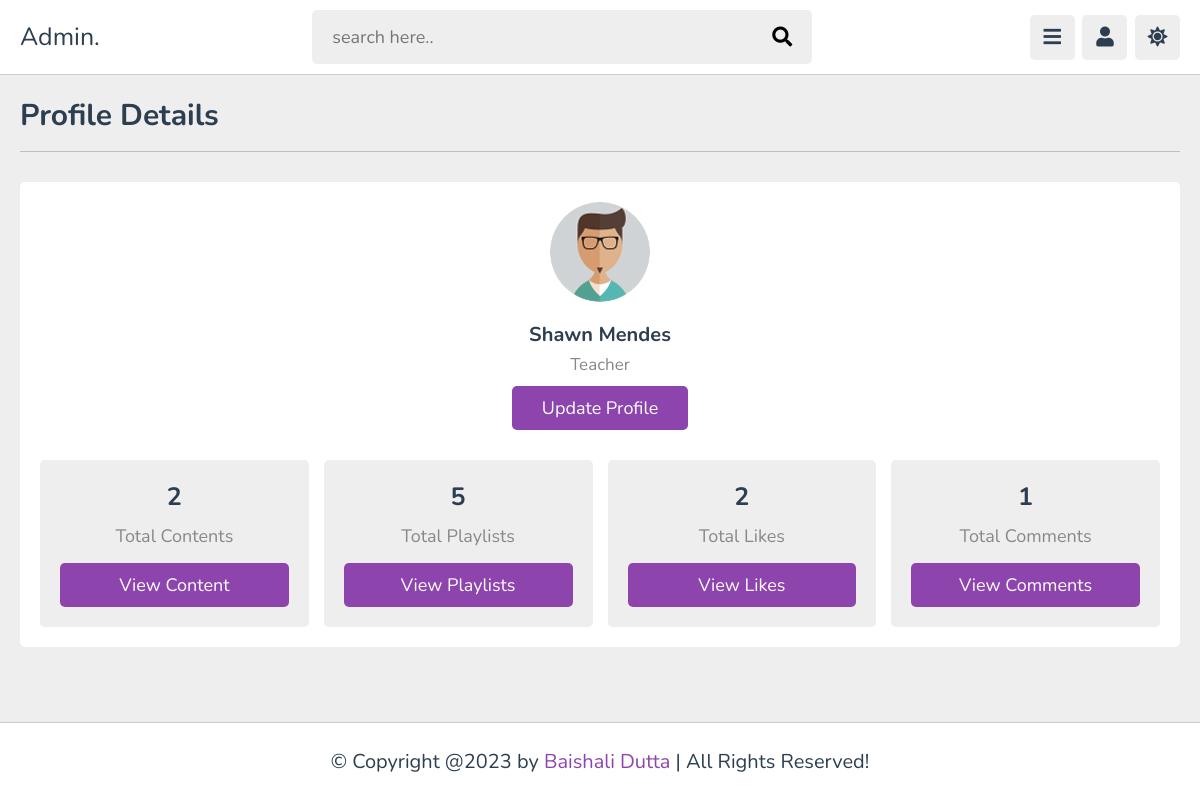
/admin/profile.php (signed in), run on the app's committed database.
### tables this page shows
CREATE TABLE `tutors` (
  `id` varchar(20) NOT NULL,
  `name` varchar(50) NOT NULL,
  `profession` varchar(50) NOT NULL,
  `email` varchar(50) NOT NULL,
  `password` varchar(50) NOT NULL,
  `image` varchar(100) NOT NULL
);

### admin/profile.php (the view, shortened to what this page needs)
<?php
include '../components/connect.php';
if(isset($_COOKIE['tutor_id'])){
    $tutor_id = $_COOKIE['tutor_id'];
}else{
    $tutor_id = '';
    header('location:login.php');
}
$count_content = $conn->prepare("SELECT * FROM `content` WHERE tutor_id= ?");
$count_content->execute([$tutor_id]);
$total_contents = $count_content->rowCount();
$count_playlist = $conn->prepare("SELECT * FROM `playlists` WHERE tutor_id= ?");
$count_playlist->execute([$tutor_id]);
$total_playlists = $count_playlist->rowCount();
$count_like = $conn->prepare("SELECT * FROM `likes` WHERE tutor_id= ?");
$count_like->execute([$tutor_id]);
$total_likes = $count_like->rowCount();
$count_comment = $conn->prepare("SELECT * FROM `comments` WHERE tutor_id= ?");
$count_comment->execute([$tutor_id]);
$total_comments = $count_comment->rowCount();
?>
<!DOCTYPE html>
<html lang="en">
<head>
    <link rel="stylesheet" href="https://cdnjs.cloudflare.com/ajax/libs/font-awesome/5.15.4/css/all.min.css" />
    <link rel="stylesheet" href="../css/admin.css">
</head>
<body>
    <?php include '../components/admin_header.php'; ?>
    <section class="profile">
        <h1 class="heading">Profile Details</h1>
        <div class="details">
            <div class="tutor">
                <img src="../uploaded_files/<?= $fetch_profile['image']; ?>" alt="">
                <h3><?= $fetch_profile['name']; ?></h3>
                <span><?= $fetch_profile['profession']; ?></span>
                <a href="update.php" class="inline-btn">Update Profile</a>
            </div>
            <div class="box-container">
                <div class="box">
                    <h3><?= $total_contents ?></h3>
                    <p>Total Contents</p>
                    <a href="contents.php" class="btn">View Content</a>
                </div>
                <div class="box">
                    <h3><?= $total_playlists ?></h3>
                    <p>Total Playlists</p>
                    <a href="playlists.php" class="btn">View Playlists</a>
                </div>
                <div class="box">
                    <h3><?= $total_likes ?></h3>
                    <p>Total Likes</p>
                    <a href="contents.php" class="btn">View likes</a>
                </div>
                <div class="box">
                    <h3><?= $total_comments ?></h3>
                    <p>Total Comments</p>
                    <a href="comments.php" class="btn">View Comments</a>
                </div>
            </div>
        </div>
    </section>
    <?php include '../components/footer.php'; ?>
</body>
</html>

### css/admin.css (style rules this page uses)
:root { --main-color: #8e44ad; --red: #c0392b; --orange: #f39c12; --white: #fff; --black: #2c3e50; --light-color: #888; --light-bg: #eee; --border:.1rem solid rgba(0,0,0,.2); }
* { font-family: 'Nunito', sans-serif; margin: 0; padding: 0; box-sizing: border-box; outline: none; border: none; text-decoration: none; }
html { font-size: 62.5%; overflow-x: hidden; }
body { padding-bottom: 9rem; background-color: var(--light-bg); padding-left: 30rem; }
section { padding: 2rem; margin: 0 auto; max-width: 1200px; }
.heading { font-size: 3rem; color: var(--black); text-transform: capitalize; padding-bottom: 1.5rem; margin-bottom: 3rem; border-bottom: var(--border); }
.btn, .inline-btn, .option-btn, .delete-btn, .inline-option-btn, .inline-delete-btn { margin-top: 1rem; border-radius: .5rem; padding: 1rem 3rem; cursor: pointer; color: #fff; font-size: 1.8rem; text-transform: capitalize; text-align: center; }
.inline-btn, .inline-option-btn, .inline-delete-btn { display: inline-block; }
.btn, .option-btn, .delete-btn { display: block; width: 100%; }
.btn, .inline-btn { background-color: var(--main-color); }
.profile .details { background-color: var(--white); border-radius: .5rem; padding: 2rem; }
.profile .details .tutor { margin-bottom: 3rem; text-align: center; }
.profile .details .tutor img { height: 10rem; width: 10rem; border-radius: 50%; object-fit: cover; margin-bottom: 1rem; }
.profile .details .tutor h3 { margin: .5rem 0; font-size: 2rem; color: var(--black); }
.profile .details .tutor span { color: var(--light-color); font-size: 1.7rem; display: block; }
.profile .details .box-container { display: flex; flex-wrap: wrap; gap: 1.5rem; }
.profile .details .box-container .box { flex: 1 1 25rem; border-radius: .5rem; background-color: var(--light-bg); padding: 2rem; text-align: center; }
.profile .details .box-container .box h3 { font-size: 2.5rem; color: var(--black); margin-bottom: .5rem; }
.profile .details .box-container .box p { padding: .5rem 0; font-size: 1.8rem; color: var(--light-color); }
@media (max-width:1200px) { body { padding-left: 0; } }

### data on the page
tutors: image (picture), name "Shawn Mendes", profession "Teacher"

### other printed values
$total_contents "2"
$total_playlists "5"
$total_likes "2"
$total_comments "1"
